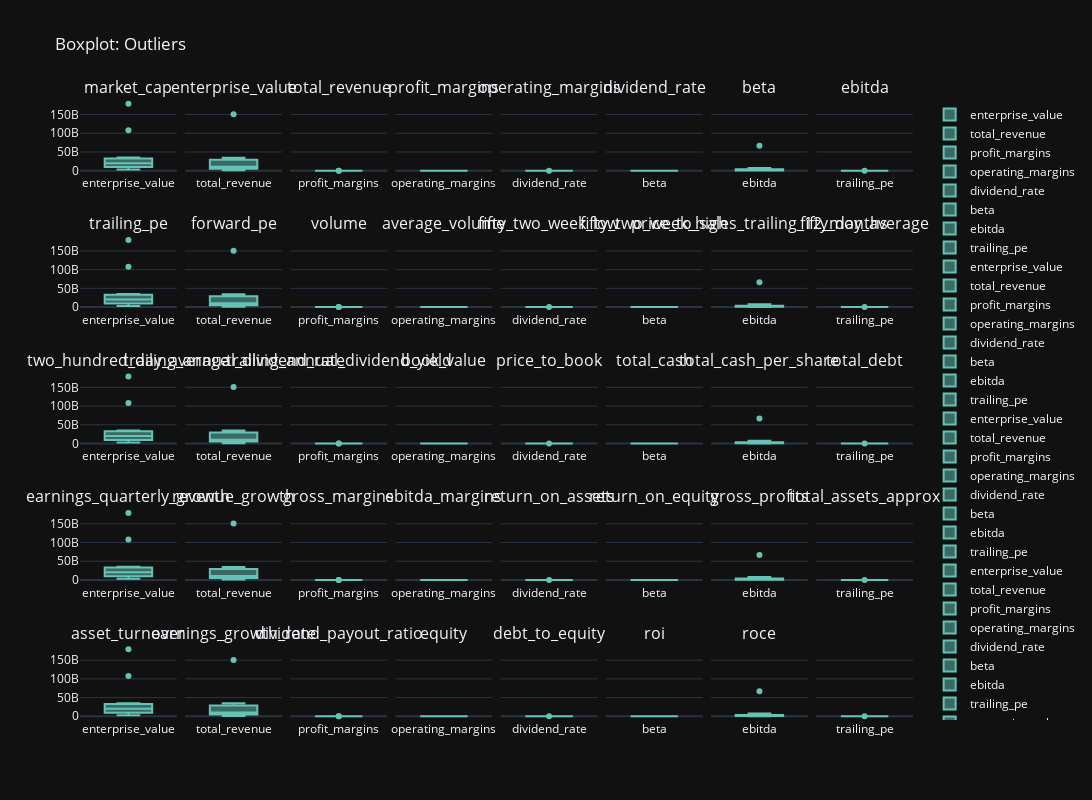

This figure's notebook cell:
### Markdown cell above
#### Outlier Analysis

### Code cell
df = df_fundamentals_numeric_cols.groupby(df_fundamentals_book['sector']).mean()

fig = sp.make_subplots(rows=5, cols=8, subplot_titles=df.columns, shared_yaxes=True, horizontal_spacing=0.01, vertical_spacing=0.1)

for row in range(1, 6):

    for col in range(1, 9):

        col_name = df.columns[col]
        trace = go.Box(y=df[col_name], name=col_name, marker=dict(color='rgb(100, 195, 181)'))
        fig.add_trace(trace, row=row, col=col)

fig.update_layout(title_text="Boxplot: Outliers", height=800, width=2500, template="plotly_dark")
fig.show()

### Figure 1 — Plotly figure (JSON) as saved in the notebook; plotly's stock layout.template omitted (floating-point values rounded to 4 significant figures)
{"data": [{"marker": {"color": "rgb(100, 195, 181)"}, "name": "enterprise_value", "type": "box", "xaxis": "x", "y": [34910000000.0, 20120000000.0, 2883000000.0, 24620000000.0, 179000000000.0, 107900000000.0, 9780000000.0, 14730000000.0, 3509000000.0, 9428721312, 26440000000.0], "yaxis": "y"}, {"marker": {"color": "rgb(100, 195, 181)"}, "name": "total_revenue", "type": "box", "xaxis": "x2", "y": [32507284576, 10280000000.0, 3310000000.0, 34530000000.0, 150600000000.0, 18871930916, 6000000000.0, 5458000000.0, 901900000.0, 4794920896, 13190000000.0], "yaxis": "y2"}, {"marker": {"color": "rgb(100, 195, 181)"}, "name": "profit_margins", "type": "box", "xaxis": "x3", "y": [0.04186, -0.5671, 0.07898, 0.01477, 0.1587, 0.2133, -0.02598, 0.643, 1.196, 0.09246, 0.3379], "yaxis": "y3"}, {"marker": {"color": "rgb(100, 195, 181)"}, "name": "operating_margins", "type": "box", "xaxis": "x4", "y": [0.104, 0.01044, -0.5982, 0.1002, -0.02825, 0.2836, 0.08127, -0.2634, -0.6133, 0.1642, 0.265], "yaxis": "y4"}, {"marker": {"color": "rgb(100, 195, 181)"}, "name": "dividend_rate", "type": "box", "xaxis": "x5", "y": [3.438, 0.4143, 1.707, 0.8043, 1.972, 1.047, 0.2208, 0.8546, 381.8, 0.325, 2.411], "yaxis": "y5"}, {"marker": {"color": "rgb(100, 195, 181)"}, "name": "beta", "type": "box", "xaxis": "x6", "y": [0.96, 0.9281, 0.8224, 0.6154, 1.154, 0.6502, 0.5707, 0.799, 0.9137, 0.894, 0.4513], "yaxis": "y6"}, {"marker": {"color": "rgb(100, 195, 181)"}, "name": "ebitda", "type": "box", "xaxis": "x7", "y": [7486000000.0, 1964000000.0, 222500000.0, 2691000000.0, 66650000000.0, 563900000.0, 719100000.0, 1087000000.0, 258677240, 1205195746, 3766000000.0], "yaxis": "y7"}, {"marker": {"color": "rgb(100, 195, 181)"}, "name": "trailing_pe", "type": "box", "xaxis": "x8", "y": [20.01, 10.68, 7.934, 8.852, 5.208, 10.72, 15.86, 10.54, 9.319, 63.04, 12.65], "yaxis": "y8"}, {"marker": {"color": "rgb(100, 195, 181)"}, "name": "enterprise_value", "type": "box", "xaxis": "x9", "y": [34910000000.0, 20120000000.0, 2883000000.0, 24620000000.0, 179000000000.0, 107900000000.0, 9780000000.0, 14730000000.0, 3509000000.0, 9428721312, 26440000000.0], "yaxis": "y9"}, {"marker": {"color": "rgb(100, 195, 181)"}, "name": "total_revenue", "type": "box", "xaxis": "x10", "y": [32507284576, 10280000000.0, 3310000000.0, 34530000000.0, 150600000000.0, 18871930916, 6000000000.0, 5458000000.0, 901900000.0, 4794920896, 13190000000.0], "yaxis": "y10"}, {"marker": {"color": "rgb(100, 195, 181)"}, "name": "profit_margins", "type": "box", "xaxis": "x11", "y": [0.04186, -0.5671, 0.07898, 0.01477, 0.1587, 0.2133, -0.02598, 0.643, 1.196, 0.09246, 0.3379], "yaxis": "y11"}, {"marker": {"color": "rgb(100, 195, 181)"}, "name": "operating_margins", "type": "box", "xaxis": "x12", "y": [0.104, 0.01044, -0.5982, 0.1002, -0.02825, 0.2836, 0.08127, -0.2634, -0.6133, 0.1642, 0.265], "yaxis": "y12"}, {"marker": {"color": "rgb(100, 195, 181)"}, "name": "dividend_rate", "type": "box", "xaxis": "x13", "y": [3.438, 0.4143, 1.707, 0.8043, 1.972, 1.047, 0.2208, 0.8546, 381.8, 0.325, 2.411], "yaxis": "y13"}, {"marker": {"color": "rgb(100, 195, 181)"}, "name": "beta", "type": "box", "xaxis": "x14", "y": [0.96, 0.9281, 0.8224, 0.6154, 1.154, 0.6502, 0.5707, 0.799, 0.9137, 0.894, 0.4513], "yaxis": "y14"}, {"marker": {"color": "rgb(100, 195, 181)"}, "name": "ebitda", "type": "box", "xaxis": "x15", "y": [7486000000.0, 1964000000.0, 222500000.0, 2691000000.0, 66650000000.0, 563900000.0, 719100000.0, 1087000000.0, 258677240, 1205195746, 3766000000.0], "yaxis": "y15"}, {"marker": {"color": "rgb(100, 195, 181)"}, "name": "trailing_pe", "type": "box", "xaxis": "x16", "y": [20.01, 10.68, 7.934, 8.852, 5.208, 10.72, 15.86, 10.54, 9.319, 63.04, 12.65], "yaxis": "y16"}, {"marker": {"color": "rgb(100, 195, 181)"}, "name": "enterprise_value", "type": "box", "xaxis": "x17", "y": [34910000000.0, 20120000000.0, 2883000000.0, 24620000000.0, 179000000000.0, 107900000000.0, 9780000000.0, 14730000000.0, 3509000000.0, 9428721312, 26440000000.0], "yaxis": "y17"}, {"marker": {"color": "rgb(100, 195, 181)"}, "name": "total_revenue", "type": "box", "xaxis": "x18", "y": [32507284576, 10280000000.0, 3310000000.0, 34530000000.0, 150600000000.0, 18871930916, 6000000000.0, 5458000000.0, 901900000.0, 4794920896, 13190000000.0], "yaxis": "y18"}, {"marker": {"color": "rgb(100, 195, 181)"}, "name": "profit_margins", "type": "box", "xaxis": "x19", "y": [0.04186, -0.5671, 0.07898, 0.01477, 0.1587, 0.2133, -0.02598, 0.643, 1.196, 0.09246, 0.3379], "yaxis": "y19"}, {"marker": {"color": "rgb(100, 195, 181)"}, "name": "operating_margins", "type": "box", "xaxis": "x20", "y": [0.104, 0.01044, -0.5982, 0.1002, -0.02825, 0.2836, 0.08127, -0.2634, -0.6133, 0.1642, 0.265], "yaxis": "y20"}, {"marker": {"color": "rgb(100, 195, 181)"}, "name": "dividend_rate", "type": "box", "xaxis": "x21", "y": [3.438, 0.4143, 1.707, 0.8043, 1.972, 1.047, 0.2208, 0.8546, 381.8, 0.325, 2.411], "yaxis": "y21"}, {"marker": {"color": "rgb(100, 195, 181)"}, "name": "beta", "type": "box", "xaxis": "x22", "y": [0.96, 0.9281, 0.8224, 0.6154, 1.154, 0.6502, 0.5707, 0.799, 0.9137, 0.894, 0.4513], "yaxis": "y22"}, {"marker": {"color": "rgb(100, 195, 181)"}, "name": "ebitda", "type": "box", "xaxis": "x23", "y": [7486000000.0, 1964000000.0, 222500000.0, 2691000000.0, 66650000000.0, 563900000.0, 719100000.0, 1087000000.0, 258677240, 1205195746, 3766000000.0], "yaxis": "y23"}, {"marker": {"color": "rgb(100, 195, 181)"}, "name": "trailing_pe", "type": "box", "xaxis": "x24", "y": [20.01, 10.68, 7.934, 8.852, 5.208, 10.72, 15.86, 10.54, 9.319, 63.04, 12.65], "yaxis": "y24"}, {"marker": {"color": "rgb(100, 195, 181)"}, "name": "enterprise_value", "type": "box", "xaxis": "x25", "y": [34910000000.0, 20120000000.0, 2883000000.0, 24620000000.0, 179000000000.0, 107900000000.0, 9780000000.0, 14730000000.0, 3509000000.0, 9428721312, 26440000000.0], "yaxis": "y25"}, {"marker": {"color": "rgb(100, 195, 181)"}, "name": "total_revenue", "type": "box", "xaxis": "x26", "y": [32507284576, 10280000000.0, 3310000000.0, 34530000000.0, 150600000000.0, 18871930916, 6000000000.0, 5458000000.0, 901900000.0, 4794920896, 13190000000.0], "yaxis": "y26"}, {"marker": {"color": "rgb(100, 195, 181)"}, "name": "profit_margins", "type": "box", "xaxis": "x27", "y": [0.04186, -0.5671, 0.07898, 0.01477, 0.1587, 0.2133, -0.02598, 0.643, 1.196, 0.09246, 0.3379], "yaxis": "y27"}, {"marker": {"color": "rgb(100, 195, 181)"}, "name": "operating_margins", "type": "box", "xaxis": "x28", "y": [0.104, 0.01044, -0.5982, 0.1002, -0.02825, 0.2836, 0.08127, -0.2634, -0.6133, 0.1642, 0.265], "yaxis": "y28"}, {"marker": {"color": "rgb(100, 195, 181)"}, "name": "dividend_rate", "type": "box", "xaxis": "x29", "y": [3.438, 0.4143, 1.707, 0.8043, 1.972, 1.047, 0.2208, 0.8546, 381.8, 0.325, 2.411], "yaxis": "y29"}, {"marker": {"color": "rgb(100, 195, 181)"}, "name": "beta", "type": "box", "xaxis": "x30", "y": [0.96, 0.9281, 0.8224, 0.6154, 1.154, 0.6502, 0.5707, 0.799, 0.9137, 0.894, 0.4513], "yaxis": "y30"}, {"marker": {"color": "rgb(100, 195, 181)"}, "name": "ebitda", "type": "box", "xaxis": "x31", "y": [7486000000.0, 1964000000.0, 222500000.0, 2691000000.0, 66650000000.0, 563900000.0, 719100000.0, 1087000000.0, 258677240, 1205195746, 3766000000.0], "yaxis": "y31"}, {"marker": {"color": "rgb(100, 195, 181)"}, "name": "trailing_pe", "type": "box", "xaxis": "x32", "y": [20.01, 10.68, 7.934, 8.852, 5.208, 10.72, 15.86, 10.54, 9.319, 63.04, 12.65], "yaxis": "y32"}, {"marker": {"color": "rgb(100, 195, 181)"}, "name": "enterprise_value", "type": "box", "xaxis": "x33", "y": [34910000000.0, 20120000000.0, 2883000000.0, 24620000000.0, 179000000000.0, 107900000000.0, 9780000000.0, 14730000000.0, 3509000000.0, 9428721312, 26440000000.0], "yaxis": "y33"}, {"marker": {"color": "rgb(100, 195, 181)"}, "name": "total_revenue", "type": "box", "xaxis": "x34", "y": [32507284576, 10280000000.0, 3310000000.0, 34530000000.0, 150600000000.0, 18871930916, 6000000000.0, 5458000000.0, 901900000.0, 4794920896, 13190000000.0], "yaxis": "y34"}, {"marker": {"color": "rgb(100, 195, 181)"}, "name": "profit_margins", "type": "box", "xaxis": "x35", "y": [0.04186, -0.5671, 0.07898, 0.01477, 0.1587, 0.2133, -0.02598, 0.643, 1.196, 0.09246, 0.3379], "yaxis": "y35"}, {"marker": {"color": "rgb(100, 195, 181)"}, "name": "operating_margins", "type": "box", "xaxis": "x36", "y": [0.104, 0.01044, -0.5982, 0.1002, -0.02825, 0.2836, 0.08127, -0.2634, -0.6133, 0.1642, 0.265], "yaxis": "y36"}, {"marker": {"color": "rgb(100, 195, 181)"}, "name": "dividend_rate", "type": "box", "xaxis": "x37", "y": [3.438, 0.4143, 1.707, 0.8043, 1.972, 1.047, 0.2208, 0.8546, 381.8, 0.325, 2.411], "yaxis": "y37"}, {"marker": {"color": "rgb(100, 195, 181)"}, "name": "beta", "type": "box", "xaxis": "x38", "y": [0.96, 0.9281, 0.8224, 0.6154, 1.154, 0.6502, 0.5707, 0.799, 0.9137, 0.894, 0.4513], "yaxis": "y38"}, {"marker": {"color": "rgb(100, 195, 181)"}, "name": "ebitda", "type": "box", "xaxis": "x39", "y": [7486000000.0, 1964000000.0, 222500000.0, 2691000000.0, 66650000000.0, 563900000.0, 719100000.0, 1087000000.0, 258677240, 1205195746, 3766000000.0], "yaxis": "y39"}, {"marker": {"color": "rgb(100, 195, 181)"}, "name": "trailing_pe", "type": "box", "xaxis": "x40", "y": [20.01, 10.68, 7.934, 8.852, 5.208, 10.72, 15.86, 10.54, 9.319, 63.04, 12.65], "yaxis": "y40"}], "layout": {"annotations": [{"font": {"size": 16}, "showarrow": false, "text": "market_cap", "x": 0.05812, "xanchor": "center", "xref": "paper", "y": 1, "yanchor": "bottom", "yref": "paper"}, {"font": {"size": 16}, "showarrow": false, "text": "enterprise_value", "x": 0.1844, "xanchor": "center", "xref": "paper", "y": 1, "yanchor": "bottom", "yref": "paper"}, {"font": {"size": 16}, "showarrow": false, "text": "total_revenue", "x": 0.3106, "xanchor": "center", "xref": "paper", "y": 1, "yanchor": "bottom", "yref": "paper"}, {"font": {"size": 16}, "showarrow": false, "text": "profit_margins", "x": 0.4369, "xanchor": "center", "xref": "paper", "y": 1, "yanchor": "bottom", "yref": "paper"}, {"font": {"size": 16}, "showarrow": false, "text": "operating_margins", "x": 0.5631, "xanchor": "center", "xref": "paper", "y": 1, "yanchor": "bottom", "yref": "paper"}, {"font": {"size": 16}, "showarrow": false, "text": "dividend_rate", "x": 0.6894, "xanchor": "center", "xref": "paper", "y": 1, "yanchor": "bottom", "yref": "paper"}, {"font": {"size": 16}, "showarrow": false, "text": "beta", "x": 0.8156, "xanchor": "center", "xref": "paper", "y": 1, "yanchor": "bottom", "yref": "paper"}, {"font": {"size": 16}, "showarrow": false, "text": "ebitda", "x": 0.9419, "xanchor": "center", "xref": "paper", "y": 1, "yanchor": "bottom", "yref": "paper"}, {"font": {"size": 16}, "showarrow": false, "text": "trailing_pe", "x": 0.05812, "xanchor": "center", "xref": "paper", "y": 0.78, "yanchor": "bottom", "yref": "paper"}, {"font": {"size": 16}, "showarrow": false, "text": "forward_pe", "x": 0.1844, "xanchor": "center", "xref": "paper", "y": 0.78, "yanchor": "bottom", "yref": "paper"}, {"font": {"size": 16}, "showarrow": false, "text": "volume", "x": 0.3106, "xanchor": "center", "xref": "paper", "y": 0.78, "yanchor": "bottom", "yref": "paper"}, {"font": {"size": 16}, "showarrow": false, "text": "average_volume", "x": 0.4369, "xanchor": "center", "xref": "paper", "y": 0.78, "yanchor": "bottom", "yref": "paper"}, {"font": {"size": 16}, "showarrow": false, "text": "fifty_two_week_low", "x": 0.5631, "xanchor": "center", "xref": "paper", "y": 0.78, "yanchor": "bottom", "yref": "paper"}, {"font": {"size": 16}, "showarrow": false, "text": "fifty_two_week_high", "x": 0.6894, "xanchor": "center", "xref": "paper", "y": 0.78, "yanchor": "bottom", "yref": "paper"}, {"font": {"size": 16}, "showarrow": false, "text": "price_to_sales_trailing_12_months", "x": 0.8156, "xanchor": "center", "xref": "paper", "y": 0.78, "yanchor": "bottom", "yref": "paper"}, {"font": {"size": 16}, "showarrow": false, "text": "fifty_day_average", "x": 0.9419, "xanchor": "center", "xref": "paper", "y": 0.78, "yanchor": "bottom", "yref": "paper"}, {"font": {"size": 16}, "showarrow": false, "text": "two_hundred_day_average", "x": 0.05812, "xanchor": "center", "xref": "paper", "y": 0.56, "yanchor": "bottom", "yref": "paper"}, {"font": {"size": 16}, "showarrow": false, "text": "trailing_annual_dividend_rate", "x": 0.1844, "xanchor": "center", "xref": "paper", "y": 0.56, "yanchor": "bottom", "yref": "paper"}, {"font": {"size": 16}, "showarrow": false, "text": "trailing_annual_dividend_yield", "x": 0.3106, "xanchor": "center", "xref": "paper", "y": 0.56, "yanchor": "bottom", "yref": "paper"}, {"font": {"size": 16}, "showarrow": false, "text": "book_value", "x": 0.4369, "xanchor": "center", "xref": "paper", "y": 0.56, "yanchor": "bottom", "yref": "paper"}, {"font": {"size": 16}, "showarrow": false, "text": "price_to_book", "x": 0.5631, "xanchor": "center", "xref": "paper", "y": 0.56, "yanchor": "bottom", "yref": "paper"}, {"font": {"size": 16}, "showarrow": false, "text": "total_cash", "x": 0.6894, "xanchor": "center", "xref": "paper", "y": 0.56, "yanchor": "bottom", "yref": "paper"}, {"font": {"size": 16}, "showarrow": false, "text": "total_cash_per_share", "x": 0.8156, "xanchor": "center", "xref": "paper", "y": 0.56, "yanchor": "bottom", "yref": "paper"}, {"font": {"size": 16}, "showarrow": false, "text": "total_debt", "x": 0.9419, "xanchor": "center", "xref": "paper", "y": 0.56, "yanchor": "bottom", "yref": "paper"}, {"font": {"size": 16}, "showarrow": false, "text": "earnings_quarterly_growth", "x": 0.05812, "xanchor": "center", "xref": "paper", "y": 0.34, "yanchor": "bottom", "yref": "paper"}, {"font": {"size": 16}, "showarrow": false, "text": "revenue_growth", "x": 0.1844, "xanchor": "center", "xref": "paper", "y": 0.34, "yanchor": "bottom", "yref": "paper"}, {"font": {"size": 16}, "showarrow": false, "text": "gross_margins", "x": 0.3106, "xanchor": "center", "xref": "paper", "y": 0.34, "yanchor": "bottom", "yref": "paper"}, {"font": {"size": 16}, "showarrow": false, "text": "ebitda_margins", "x": 0.4369, "xanchor": "center", "xref": "paper", "y": 0.34, "yanchor": "bottom", "yref": "paper"}, {"font": {"size": 16}, "showarrow": false, "text": "return_on_assets", "x": 0.5631, "xanchor": "center", "xref": "paper", "y": 0.34, "yanchor": "bottom", "yref": "paper"}, {"font": {"size": 16}, "showarrow": false, "text": "return_on_equity", "x": 0.6894, "xanchor": "center", "xref": "paper", "y": 0.34, "yanchor": "bottom", "yref": "paper"}, {"font": {"size": 16}, "showarrow": false, "text": "gross_profits", "x": 0.8156, "xanchor": "center", "xref": "paper", "y": 0.34, "yanchor": "bottom", "yref": "paper"}, {"font": {"size": 16}, "showarrow": false, "text": "total_assets_approx", "x": 0.9419, "xanchor": "center", "xref": "paper", "y": 0.34, "yanchor": "bottom", "yref": "paper"}, {"font": {"size": 16}, "showarrow": false, "text": "asset_turnover", "x": 0.05812, "xanchor": "center", "xref": "paper", "y": 0.12, "yanchor": "bottom", "yref": "paper"}, {"font": {"size": 16}, "showarrow": false, "text": "earnings_growth_rate", "x": 0.1844, "xanchor": "center", "xref": "paper", "y": 0.12, "yanchor": "bottom", "yref": "paper"}, {"font": {"size": 16}, "showarrow": false, "text": "dividend_payout_ratio", "x": 0.3106, "xanchor": "center", "xref": "paper", "y": 0.12, "yanchor": "bottom", "yref": "paper"}, {"font": {"size": 16}, "showarrow": false, "text": "equity", "x": 0.4369, "xanchor": "center", "xref": "paper", "y": 0.12, "yanchor": "bottom", "yref": "paper"}, {"font": {"size": 16}, "showarrow": false, "text": "debt_to_equity", "x": 0.5631, "xanchor": "center", "xref": "paper", "y": 0.12, "yanchor": "bottom", "yref": "paper"}, {"font": {"size": 16}, "showarrow": false, "text": "roi", "x": 0.6894, "xanchor": "center", "xref": "paper", "y": 0.12, "yanchor": "bottom", "yref": "paper"}, {"font": {"size": 16}, "showarrow": false, "text": "roce", "x": 0.8156, "xanchor": "center", "xref": "paper", "y": 0.12, "yanchor": "bottom", "yref": "paper"}], "height": 800, "title": {"text": "Boxplot: Outliers"}, "width": 2500, "xaxis": {"anchor": "y", "domain": [0, 0.1162]}, "xaxis10": {"anchor": "y10", "domain": [0.1263, 0.2425]}, "xaxis11": {"anchor": "y11", "domain": [0.2525, 0.3688]}, "xaxis12": {"anchor": "y12", "domain": [0.3788, 0.495]}, "xaxis13": {"anchor": "y13", "domain": [0.505, 0.6212]}, "xaxis14": {"anchor": "y14", "domain": [0.6312, 0.7475]}, "xaxis15": {"anchor": "y15", "domain": [0.7575, 0.8737]}, "xaxis16": {"anchor": "y16", "domain": [0.8837, 1.0]}, "xaxis17": {"anchor": "y17", "domain": [0, 0.1162]}, "xaxis18": {"anchor": "y18", "domain": [0.1263, 0.2425]}, "xaxis19": {"anchor": "y19", "domain": [0.2525, 0.3688]}, "xaxis2": {"anchor": "y2", "domain": [0.1263, 0.2425]}, "xaxis20": {"anchor": "y20", "domain": [0.3788, 0.495]}, "xaxis21": {"anchor": "y21", "domain": [0.505, 0.6212]}, "xaxis22": {"anchor": "y22", "domain": [0.6312, 0.7475]}, "xaxis23": {"anchor": "y23", "domain": [0.7575, 0.8737]}, "xaxis24": {"anchor": "y24", "domain": [0.8837, 1.0]}, "xaxis25": {"anchor": "y25", "domain": [0, 0.1162]}, "xaxis26": {"anchor": "y26", "domain": [0.1263, 0.2425]}, "xaxis27": {"anchor": "y27", "domain": [0.2525, 0.3688]}, "xaxis28": {"anchor": "y28", "domain": [0.3788, 0.495]}, "xaxis29": {"anchor": "y29", "domain": [0.505, 0.6212]}, "xaxis3": {"anchor": "y3", "domain": [0.2525, 0.3688]}, "xaxis30": {"anchor": "y30", "domain": [0.6312, 0.7475]}, "xaxis31": {"anchor": "y31", "domain": [0.7575, 0.8737]}, "xaxis32": {"anchor": "y32", "domain": [0.8837, 1.0]}, "xaxis33": {"anchor": "y33", "domain": [0, 0.1162]}, "xaxis34": {"anchor": "y34", "domain": [0.1263, 0.2425]}, "xaxis35": {"anchor": "y35", "domain": [0.2525, 0.3688]}, "xaxis36": {"anchor": "y36", "domain": [0.3788, 0.495]}, "xaxis37": {"anchor": "y37", "domain": [0.505, 0.6212]}, "xaxis38": {"anchor": "y38", "domain": [0.6312, 0.7475]}, "xaxis39": {"anchor": "y39", "domain": [0.7575, 0.8737]}, "xaxis4": {"anchor": "y4", "domain": [0.3788, 0.495]}, "xaxis40": {"anchor": "y40", "domain": [0.8837, 1.0]}, "xaxis5": {"anchor": "y5", "domain": [0.505, 0.6212]}, "xaxis6": {"anchor": "y6", "domain": [0.6312, 0.7475]}, "xaxis7": {"anchor": "y7", "domain": [0.7575, 0.8737]}, "xaxis8": {"anchor": "y8", "domain": [0.8837, 1.0]}, "xaxis9": {"anchor": "y9", "domain": [0, 0.1162]}, "yaxis": {"anchor": "x", "domain": [0.88, 1]}, "yaxis10": {"anchor": "x10", "domain": [0.66, 0.78], "matches": "y9", "showticklabels": false}, "yaxis11": {"anchor": "x11", "domain": [0.66, 0.78], "matches": "y9", "showticklabels": false}, "yaxis12": {"anchor": "x12", "domain": [0.66, 0.78], "matches": "y9", "showticklabels": false}, "yaxis13": {"anchor": "x13", "domain": [0.66, 0.78], "matches": "y9", "showticklabels": false}, "yaxis14": {"anchor": "x14", "domain": [0.66, 0.78], "matches": "y9", "showticklabels": false}, "yaxis15": {"anchor": "x15", "domain": [0.66, 0.78], "matches": "y9", "showticklabels": false}, "yaxis16": {"anchor": "x16", "domain": [0.66, 0.78], "matches": "y9", "showticklabels": false}, "yaxis17": {"anchor": "x17", "domain": [0.44, 0.56]}, "yaxis18": {"anchor": "x18", "domain": [0.44, 0.56], "matches": "y17", "showticklabels": false}, "yaxis19": {"anchor": "x19", "domain": [0.44, 0.56], "matches": "y17", "showticklabels": false}, "yaxis2": {"anchor": "x2", "domain": [0.88, 1], "matches": "y", "showticklabels": false}, "yaxis20": {"anchor": "x20", "domain": [0.44, 0.56], "matches": "y17", "showticklabels": false}, "yaxis21": {"anchor": "x21", "domain": [0.44, 0.56], "matches": "y17", "showticklabels": false}, "yaxis22": {"anchor": "x22", "domain": [0.44, 0.56], "matches": "y17", "showticklabels": false}, "yaxis23": {"anchor": "x23", "domain": [0.44, 0.56], "matches": "y17", "showticklabels": false}, "yaxis24": {"anchor": "x24", "domain": [0.44, 0.56], "matches": "y17", "showticklabels": false}, "yaxis25": {"anchor": "x25", "domain": [0.22, 0.34]}, "yaxis26": {"anchor": "x26", "domain": [0.22, 0.34], "matches": "y25", "showticklabels": false}, "yaxis27": {"anchor": "x27", "domain": [0.22, 0.34], "matches": "y25", "showticklabels": false}, "yaxis28": {"anchor": "x28", "domain": [0.22, 0.34], "matches": "y25", "showticklabels": false}, "yaxis29": {"anchor": "x29", "domain": [0.22, 0.34], "matches": "y25", "showticklabels": false}, "yaxis3": {"anchor": "x3", "domain": [0.88, 1], "matches": "y", "showticklabels": false}, "yaxis30": {"anchor": "x30", "domain": [0.22, 0.34], "matches": "y25", "showticklabels": false}, "yaxis31": {"anchor": "x31", "domain": [0.22, 0.34], "matches": "y25", "showticklabels": false}, "yaxis32": {"anchor": "x32", "domain": [0.22, 0.34], "matches": "y25", "showticklabels": false}, "yaxis33": {"anchor": "x33", "domain": [0, 0.12]}, "yaxis34": {"anchor": "x34", "domain": [0, 0.12], "matches": "y33", "showticklabels": false}, "yaxis35": {"anchor": "x35", "domain": [0, 0.12], "matches": "y33", "showticklabels": false}, "yaxis36": {"anchor": "x36", "domain": [0, 0.12], "matches": "y33", "showticklabels": false}, "yaxis37": {"anchor": "x37", "domain": [0, 0.12], "matches": "y33", "showticklabels": false}, "yaxis38": {"anchor": "x38", "domain": [0, 0.12], "matches": "y33", "showticklabels": false}, "yaxis39": {"anchor": "x39", "domain": [0, 0.12], "matches": "y33", "showticklabels": false}, "yaxis4": {"anchor": "x4", "domain": [0.88, 1], "matches": "y", "showticklabels": false}, "yaxis40": {"anchor": "x40", "domain": [0, 0.12], "matches": "y33", "showticklabels": false}, "yaxis5": {"anchor": "x5", "domain": [0.88, 1], "matches": "y", "showticklabels": false}, "yaxis6": {"anchor": "x6", "domain": [0.88, 1], "matches": "y", "showticklabels": false}, "yaxis7": {"anchor": "x7", "domain": [0.88, 1], "matches": "y", "showticklabels": false}, "yaxis8": {"anchor": "x8", "domain": [0.88, 1], "matches": "y", "showticklabels": false}, "yaxis9": {"anchor": "x9", "domain": [0.66, 0.78]}}}
